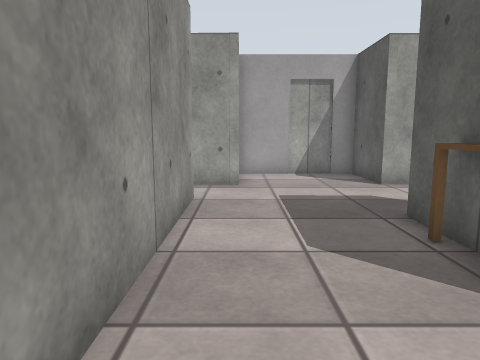
[1] (above)

16 first-person views from a walk through a robot-simulator world made for Gazebo. The camera is 0.9 m above the floor, tilts 8° down and sees 70° across. The floor is counted in squares, 0.5 m on a side. Each view is taken from the middle of a square. On the plan, view 1 faces up. The plan holds only what a view shows up to about 17 squares ahead; the rest is blank. Gazebo's built-in surfaces are drawn with simple patterns. Simple shapes stand in for some stock models. Surface patterns are stand-ins for the level's own textures.

[2]
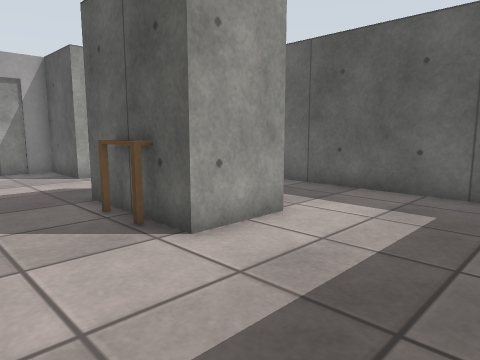

[3]
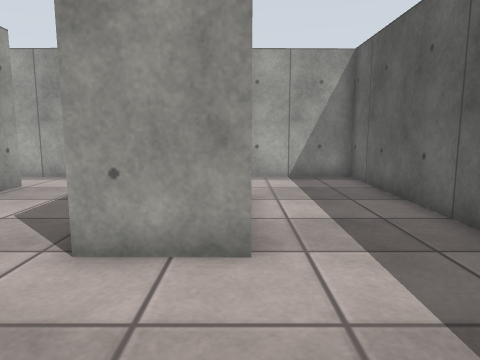

[4]
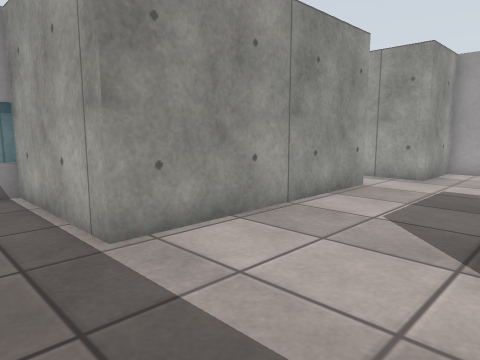

[5]
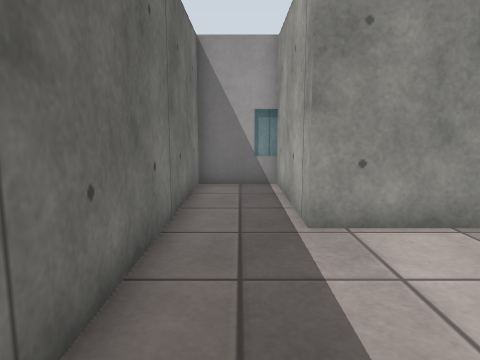

[6]
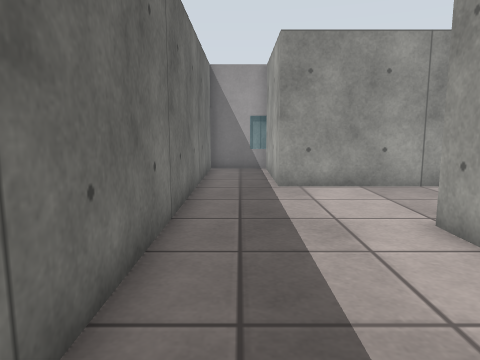

[7]
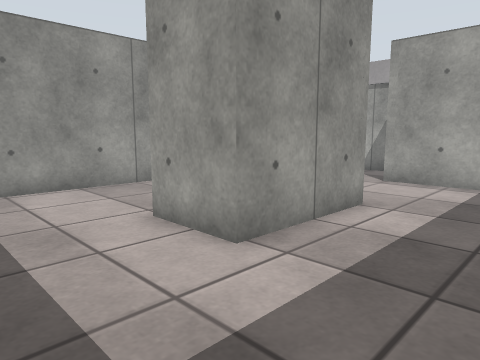

[8]
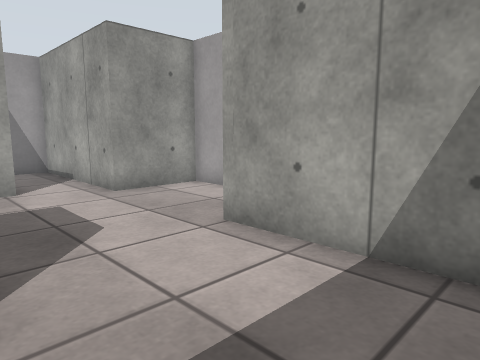

[9]
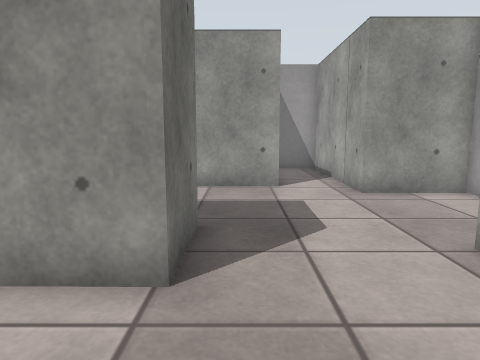

[10]
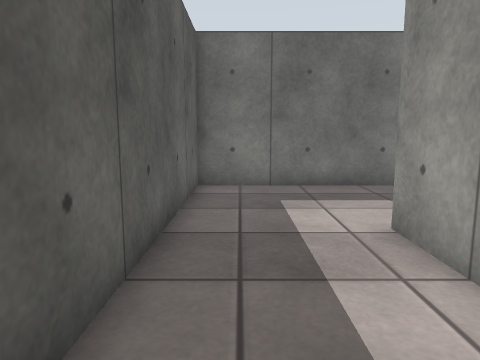

[11]
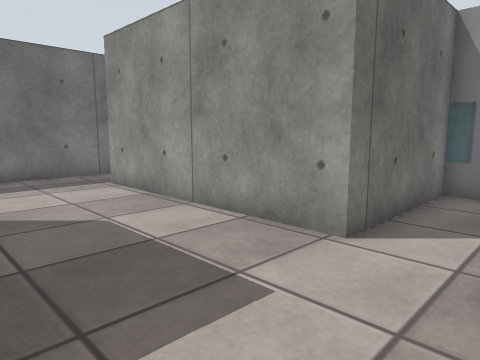

[12]
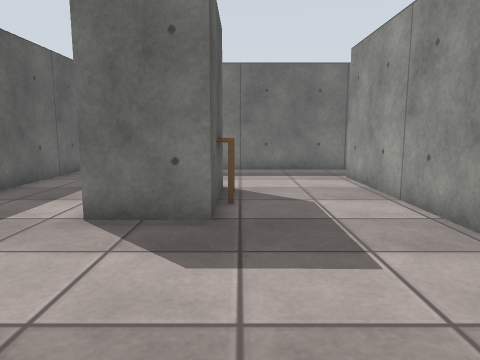

[13]
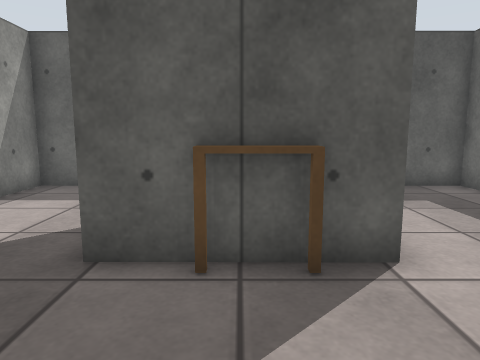

[14]
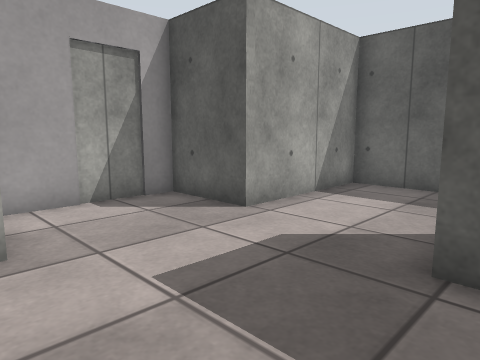

[15]
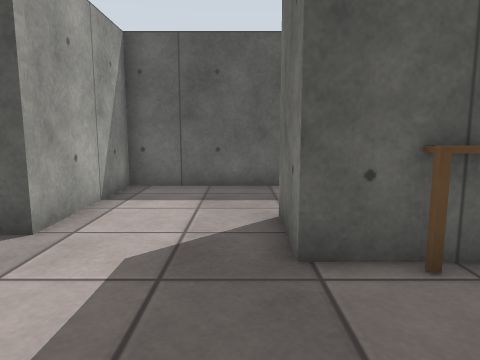

[16]
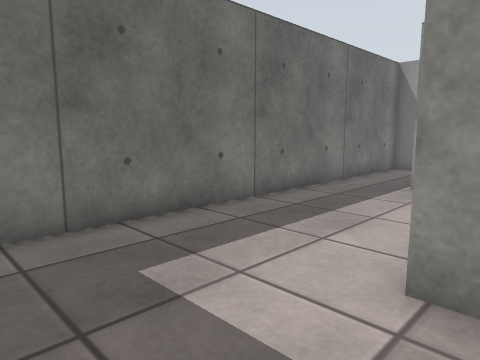

### Floor plan
Key: @ floor where view 1 was taken; # wall or solid block; . floor; D open door; T table; O other object.
Columns run from 7 left of view 1 to 11 right of it. Each row starts with its distance up from view 1.
 15        ##DDD#
 14        #....#
 13        #....#
 12 ########....#######
 11 #.................O
 10 #.................O
  9  #####............
  8      #............O
  7      #.....# #....#
  6      #.....# #....#
  5      #....TT T....#
  4      #....T# #....#
  3      #.....# #....O
  2      #............O
  1    # #............
  0  ......@..........O
 -1 #.................#
 -2 #.................#
 -3 #####O OO####O OO##

Where each view was taken, in squares from view 1:
view 1: 0 up, 0 right, facing up
view 2: 2 down, 0 right, facing up-right
view 3: 2 down, 6 right, facing up
view 4: 2 down, 4 right, facing up-left
view 5: 1 down, 5 right, facing left
view 6: 1 down, 10 right, facing left
view 7: 1 down, 10 right, facing up-left
view 8: 7 up, 10 right, facing up-left
view 9: 8 up, 10 right, facing left
view 10: 9 up, 9 right, facing down
view 11: 12 up, 4 right, facing down-left
view 12: 14 up, 3 right, facing down
view 13: 5 up, 1 left, facing right
view 14: 6 up, 1 left, facing up-right
view 15: 8 up, 1 left, facing right
view 16: 4 up, 10 right, facing down-left
